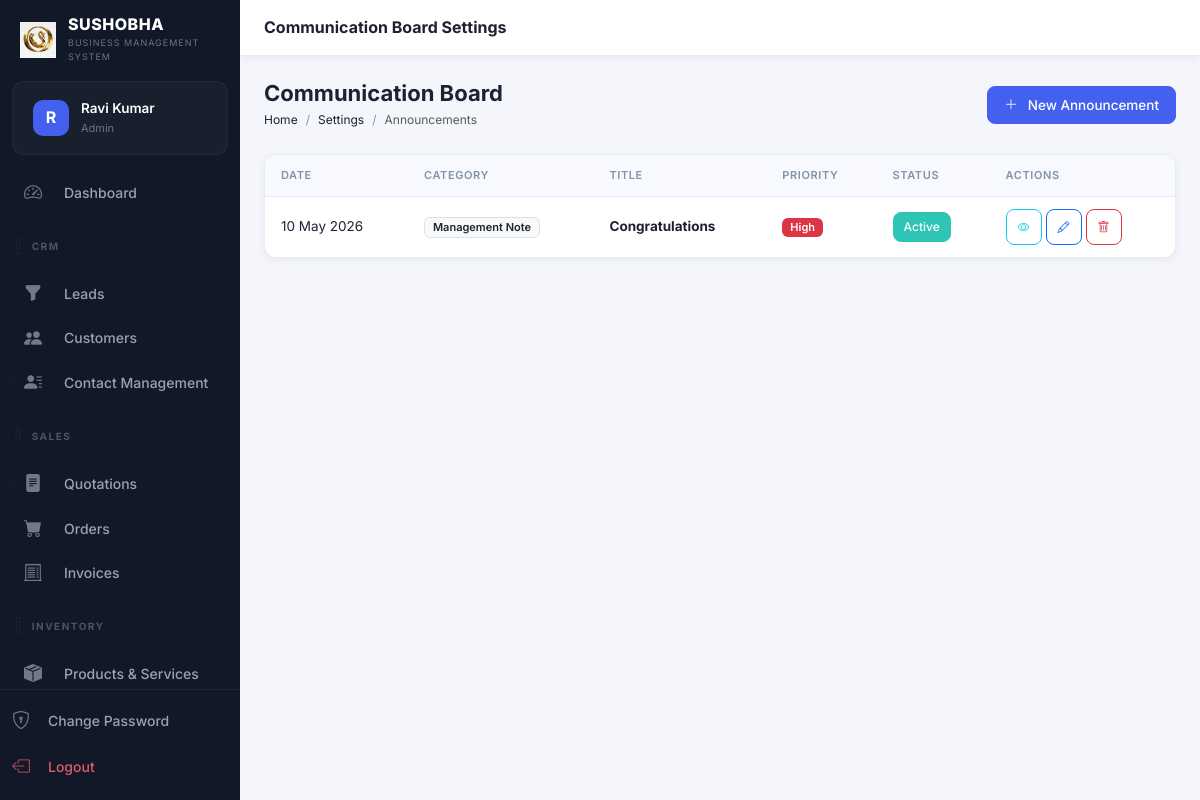
Before: /modules/settings/announcements.php (signed in) with the older database file.
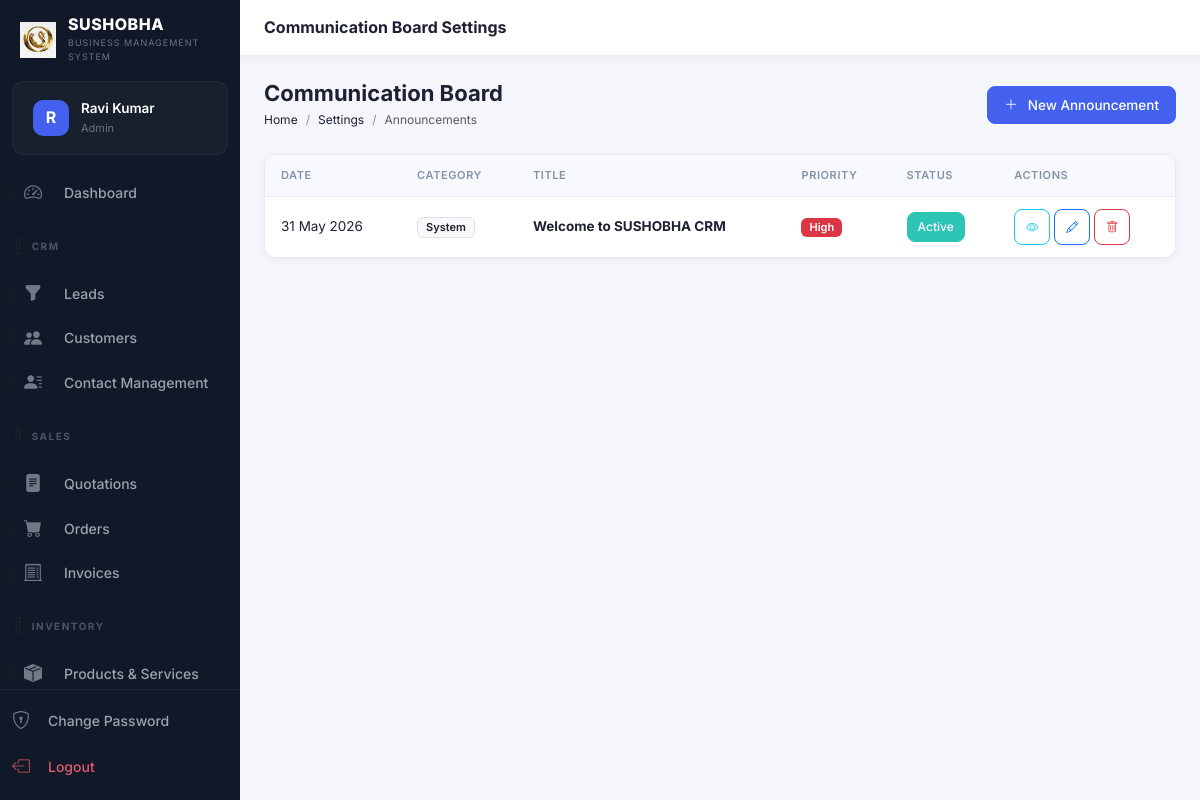
After: the same page with the newer database file.
### tables this page shows
CREATE TABLE `announcements` (
  `id` int(10) unsigned NOT NULL AUTO_INCREMENT,
  `title` varchar(255) NOT NULL,
  `content` text NOT NULL,
  `category` varchar(100) DEFAULT 'General',
  `priority` varchar(50) DEFAULT 'Normal',
  `is_active` tinyint(1) DEFAULT 1,
  `created_by` int(10) unsigned DEFAULT NULL,
  `created_at` timestamp NOT NULL DEFAULT current_timestamp(),
  PRIMARY KEY (`id`),
  KEY `created_by` (`created_by`),
  CONSTRAINT `announcements_ibfk_1` FOREIGN KEY (`created_by`) REFERENCES `users` (`id`) ON DELETE SET NULL
);

### includes/functions.php (called while the page is built, shortened)
<?php
function e(?string $str): string {
    return htmlspecialchars($str ?? '', ENT_QUOTES | ENT_HTML5, 'UTF-8');
}
function formatDate(string $date, string $format = 'd M Y'): string {
    return date($format, strtotime($date));
}

### modules/settings/announcements.php (the view, shortened to what this page needs)
<?php
require_once __DIR__ . '/../../includes/functions.php';
$db = db();
$announcements = $db->query("SELECT a.*, u.name as author FROM announcements a LEFT JOIN users u ON a.created_by = u.id ORDER BY a.created_at DESC")->fetchAll();
include __DIR__ . '/../../includes/header.php';
?>
<?php include __DIR__ . '/../../includes/sidebar.php'; ?>
<div class="main-content">
<div class="topbar">
  <div class="topbar-title">Communication Board Settings</div>
</div>
<div class="page-content">
<div class="page-header">
  <div class="page-header-left">
    <h1>Communication Board</h1>
    <nav aria-label="breadcrumb">
      <ol class="breadcrumb">
        <li class="breadcrumb-item"><a href="<?= BASE_URL ?>/modules/dashboard/index.php">Home</a></li>
        <li class="breadcrumb-item"><a href="index.php">Settings</a></li>
        <li class="breadcrumb-item active">Announcements</li>
      </ol>
    </nav>
  </div>
  <button class="btn btn-primary" data-bs-toggle="modal" data-bs-target="#addAnnouncementModal"><i class="bi bi-plus-lg me-1"></i>New Announcement</button>
</div>
<div class="table-wrapper">
  <table class="table crm-table mb-0">
    <thead>
      <tr>
        <th>Date</th>
        <th>Category</th>
        <th>Title</th>
        <th>Priority</th>
        <th>Status</th>
        <th>Actions</th>
      </tr>
    </thead>
    <tbody>
      <?php foreach($announcements as $a): ?>
      <tr>
        <td><?= formatDate($a['created_at']) ?></td>
        <td><span class="badge bg-light text-dark border"><?= e($a['category']) ?></span></td>
        <td class="fw-bold"><?= e($a['title']) ?></td>
        <td>
            <span class="badge bg-<?= $a['priority']=='High'?'danger':($a['priority']=='Medium'?'warning':'info') ?>">
                <?= $a['priority'] ?>
            </span>
        </td>
        <td>
            <form method="POST" class="d-inline">
                <button type="submit" class="btn btn-sm <?= $a['is_active']?'btn-success':'btn-secondary' ?>">
                    <?= $a['is_active']?'Active':'Inactive' ?>
                </button>
            </form>
        </td>
        <td>
            <div class="d-flex gap-1">
                <button type="button" class="btn btn-icon btn-sm btn-outline-info" data-bs-toggle="modal" data-bs-target="#viewModal<?= $a['id'] ?>"><i class="bi bi-eye"></i></button>
                <button type="button" class="btn btn-icon btn-sm btn-outline-primary" data-bs-toggle="modal" data-bs-target="#editModal<?= $a['id'] ?>"><i class="bi bi-pencil"></i></button>
                <form method="POST" class="d-inline" onsubmit="return confirm('Delete this announcement?')">
                    <button type="submit" class="btn btn-icon btn-sm btn-outline-danger"><i class="bi bi-trash"></i></button>
                </form>
            </div>
        </td>
      </tr>
      <?php endforeach; ?>
    </tbody>
  </table>
</div>
</div></div>
<?php include __DIR__ . '/../../includes/footer.php'; ?>

Changed rows visible on the page:
changed announcements "High": created_at "10 May 2026" → "31 May 2026"; category "Management Note" → "System"; title "Congratulations" → "Welcome to SUSHOBHA CRM"
